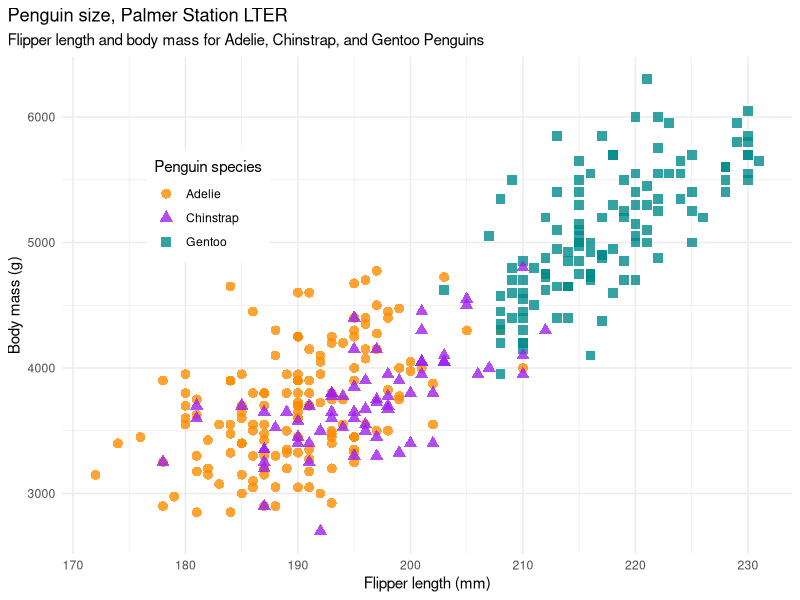

Recreate this plot in R. (Note: this script raises an error after producing the figure.)
## ---- chunk 1
knitr::opts_chunk$set(
  collapse = TRUE,
  comment = "#>",
  fig.path = "man/figures/README-",
  out.width = "100%"
)
library(tidyverse)
## ---- chunk 2
citation("palmerpenguins")
## ---- chunk 3
library(palmerpenguins)
data(package = 'palmerpenguins')
## ---- chunk 4
head(penguins)
## ---- chunk 5
head(penguins_raw)
## ---- chunk 6
library(tidyverse)
penguins %>% 
  count(species)
penguins %>% 
  count(island)
penguins %>% 
  count(island, species)
## ---- chunk 7
mass_flipper <- ggplot(data = penguins, 
                       aes(x = flipper_length_mm,
                           y = body_mass_g)) +
  geom_point(aes(color = species, 
                 shape = species),
             size = 3,
             alpha = 0.8) +
  theme_minimal() +
  scale_color_manual(values = c("darkorange","purple","cyan4")) +
  labs(title = "Penguin size, Palmer Station LTER",
       subtitle = "Flipper length and body mass for Adelie, Chinstrap, and Gentoo Penguins",
       x = "Flipper length (mm)",
       y = "Body mass (g)",
       color = "Penguin species",
       shape = "Penguin species") +
  theme(legend.position = c(0.2, 0.7),
        legend.background = element_rect(fill = "white", color = NA),
        plot.title.position = "plot",
        plot.caption = element_text(hjust = 0, face= "italic"),
        plot.caption.position = "plot")

mass_flipper
## ---- chunk 8
knitr::include_graphics("vignettes/articles/img/lter_penguins.png", dpi = 300)
## ---- chunk 9
knitr::include_graphics("vignettes/articles/img/culmen_depth.png", dpi = 300)
